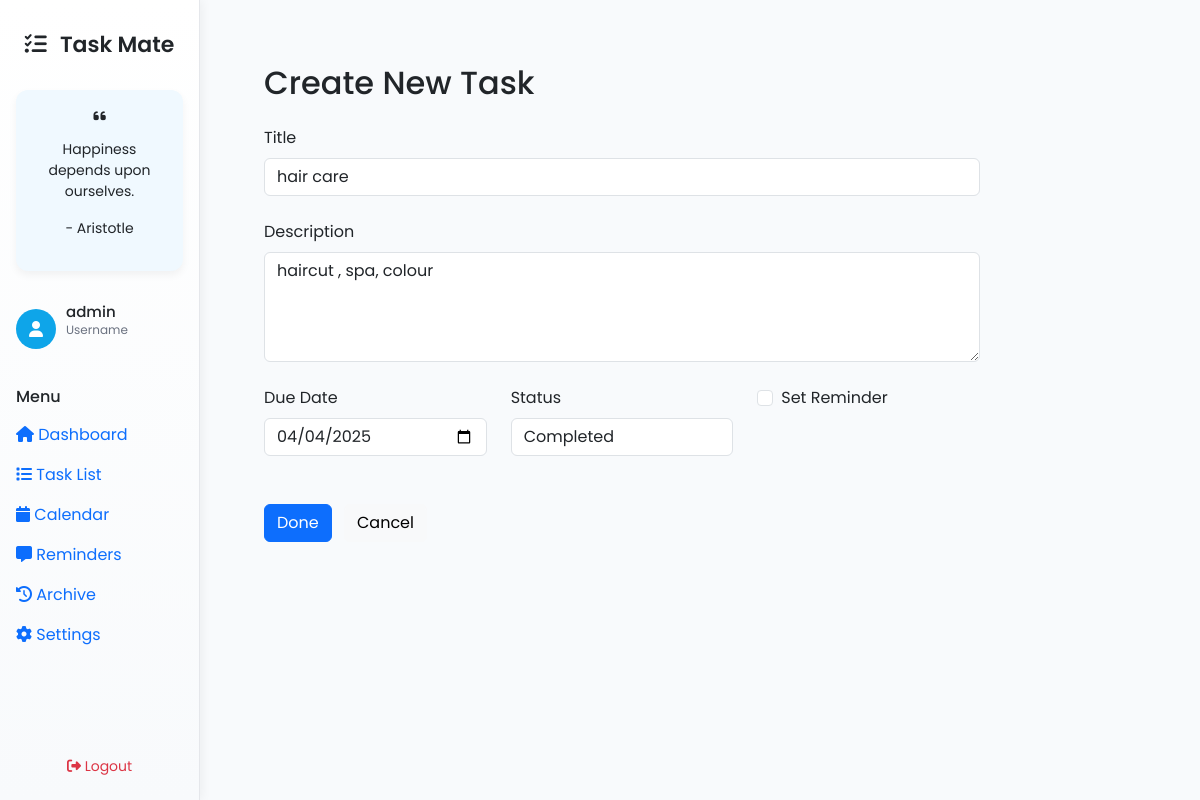
Screenshot of /edit-task/22/ (signed in) with the database file from the repository.
### home/models.py (models this page shows, shortened)
class Task(models.Model):
    user = models.ForeignKey(User, on_delete=models.CASCADE, null=True, blank=True)
    title = models.CharField(max_length=255)
    description = models.TextField(blank=True, null=True)
    due_date = models.DateField(default=now)
    created_at = models.DateTimeField(auto_now_add=True)
    status = models.CharField(max_length=20, choices=STATUS_CHOICES, default='pending')
    reminder = models.BooleanField(default=False)
    is_archived = models.BooleanField(default=False)  # New field to archive tasks

### home/views.py (the view)
# urls.py: path("edit-task/<int:task_id>/", views.edit_task, name="edit_task"),
@login_required
def edit_task(request, task_id):
    task = get_object_or_404(Task, id=task_id)
    if request.method == "POST":
        form = TaskForm(request.POST, instance=task)
        if form.is_valid():
            form.save()
            return redirect('task_list')  # Redirect back to the list after saving
    else:
        form = TaskForm(instance=task)
    return render(request, 'create_task.html', {'form': form})

### home/forms.py
class TaskForm(forms.ModelForm):
    class Meta:
        model = Task
        fields = [
            'title',          # Task title
            'description',    # Task description
            'due_date',       # Due date for the task
            'status',         # Status of the task (e.g., Pending, Completed)
            'reminder',       # Field for setting a reminder
        ]
        widgets = {
            'title': forms.TextInput(attrs={'class': 'form-control', 'placeholder': 'Enter task title'}),
            'description': forms.Textarea(attrs={'class': 'form-control', 'rows': 4, 'placeholder': 'Enter task description'}),
            'due_date': forms.DateInput(attrs={'type': 'date', 'class': 'form-control'}),
            'status': forms.Select(attrs={'class': 'form-control'}),
            'reminder': forms.CheckboxInput(attrs={'class': 'form-check-input'}),
        }

### home/templatetags/custom_filters.py (called while the page is built)
@register.filter(name='addclass')
def addclass(field, css):
    return field.as_widget(attrs={'class': css})

### templates/create_task.html (shortened to what this page needs)
{% extends "base.html" %}
{% load custom_filters %}
{% block content %}
<div class="col-md-9 col-lg-10">
    <div class="content-wrapper">
        <h2 class="mb-4">Create New Task</h2>
        <div class="form-container" style="max-width: 800px;">
            <form method="post" class="needs-validation" novalidate>
                <div class="mb-4">
                    <label for="{{ form.title.id_for_label }}" class="form-label">Title</label>
                    {{ form.title|addclass:"form-control" }}
                </div>
                <div class="mb-4">
                    <label for="{{ form.description.id_for_label }}" class="form-label">Description</label>
                    {{ form.description|addclass:"form-control" }}
                </div>
                <div class="row">
                    <div class="col-md-4 mb-4">
                        <label for="{{ form.due_date.id_for_label }}" class="form-label">Due Date</label>
                        {{ form.due_date|addclass:"form-control" }}
                    </div>
                    <div class="col-md-4 mb-4">
                        <label for="{{ form.status.id_for_label }}" class="form-label">Status</label>
                        {{ form.status|addclass:"form-control" }}
                    </div>
                    <div class="col-md-4 mb-4">
                        <div class="form-check">
                            {{ form.reminder|addclass:"form-check-input" }}
                            <label for="{{ form.reminder.id_for_label }}" class="form-check-label">Set Reminder</label>
                        </div>
                    </div>
                <div class="mt-4">
                    <button type="submit" class="btn btn-primary me-2">Done</button>
                    <a href="{% url 'task_list' %}" class="btn btn-light">Cancel</a>
                </div>
            </form>
        </div>
    </div>
</div>
{% endblock %}

### templates/base.html (shortened to what this page needs)
<!DOCTYPE html>
<html lang="en">
<head>
    <link href="https://cdn.jsdelivr.net/npm/bootstrap@5.3.0/dist/css/bootstrap.min.css" rel="stylesheet">
    <link rel="stylesheet" href="https://cdnjs.cloudflare.com/ajax/libs/font-awesome/6.4.0/css/all.min.css">
    <link href="https://cdn.jsdelivr.net/npm/fullcalendar@5.11.3/main.min.css" rel="stylesheet">
</head>
<body>
    <div class="container-fluid">
        <div class="row">
            <div class="col-md-3 col-lg-2 px-0 sidebar">
                <div class="d-flex flex-column h-100">
                    <div class="p-3 text-center">
                        <h3 class="font-bold text-gray-800">
                            <i class="fas fa-tasks me-2 text-blue-500"></i>
                            Task Mate
                        </h3>
                    </div>
                    <div class="quote-section">
                        <i class="fas fa-quote-left text-blue-500 mb-2"></i>
                        <p id="quote" class="text-sm font-medium text-gray-700 mt-2 leading-relaxed">
                        </p>
                        <p id="quoteAuthor" class="text-xs font-normal text-gray-500 mt-3 italic">
                        </p>
                    </div>
                    <div class="username-section">
                        <div class="username-icon">
                            <i class="fas fa-user"></i>
                        </div>
                        <div>
                            <h5 id="username" class="text-sm font-semibold text-gray-700 mb-0">
                                {{ request.user.username }}
                            </h5>
                            <p class="text-xs text-gray-500">Username</p>
                        </div>
                    </div>
                    <nav class="py-2">
                        <h6 class="px-3 text-xs text-gray-500 uppercase">Menu</h6>
                        <div class="nav flex-column mt-2">
                            <a href="{% url 'dashboard' %}" class="menu-item nav-link {% block dashboard_active %}{% endblock %}">
                                <i class="fas fa-home"></i>
                                Dashboard
                            </a>
                            <a href="{% url 'task_list' %}" class="menu-item nav-link {% block task_list_active %}{% endblock %}">
                                <i class="fas fa-list"></i>
                                Task List
                            </a>
                            <a href="{% url 'calendar' %}" class="menu-item nav-link {% block calendar_active %}{% endblock %}">
                                <i class="fas fa-calendar"></i>
                                Calendar
                            </a>
                            <a href="#" class="menu-item nav-link">
                                <i class="fas fa-message"></i>
                                Reminders
                            </a>
                            <a href="{% url 'archive' %}" class="menu-item nav-link">
                                <i class="fas fa-history"></i>
                                Archive
                            </a>
                            <a href="{% url 'settings' %}" class="menu-item nav-link">
                                <i class="fas fa-cog"></i>
                                Settings
                            </a>
                        </div>
                    </nav>
                    <div class="p-3 mt-auto">
                        <form method="post" action="{% url 'logout' %}">
                            <button type="submit" class="logout-btn btn text-danger flex items-center gap-2 justify-center">
                                <i class="fas fa-sign-out-alt"></i>
                                Logout
                            </button>
                        </form>
                    </div>
                </div>
            </div>
        <div class="col-md-9 col-lg-10 content-wrapper">
                    {% block content %}{% endblock %}
                </div>
            </div>
        </div>
</body>
</html>

### templates/base.html (style rules this page uses)
body { font-family: 'Poppins', sans-serif; background-color: #f8fafc; }
.sidebar { height: 100vh; border-right: 1px solid #e5e7eb; background: linear-gradient(180deg, #ffffff 0%, #f8fafc 100%); box-shadow: 2px 0 10px rgba(0,0,0,0.05); overflow-y: auto; padding-top: 1rem; }
.sidebar h3 { font-size: 22px; font-weight: 600; }
.quote-section { background-color: #f0f9ff; border-radius: 12px; padding: 1rem; box-shadow: 0 4px 8px rgba(0, 0, 0, 0.05); margin: 0.5rem 1rem 1rem; text-align: center; font-size: 14px; }
.username-section { padding: 1rem; display: flex; align-items: center; gap: 10px; margin-bottom: 0.5rem; }
.username-icon { width: 40px; height: 40px; background-color: #0ea5e9; color: white; border-radius: 50%; display: flex; align-items: center; justify-content: center; }
.username-section h5 { font-size: 15px; font-weight: 500; }
.username-section p { font-size: 12px; color: #6b7280; }
.logout-btn { transition: all 0.3s ease; width: 100%; font-size: 14px; }
.content-wrapper { padding: 2rem; }

### rows the page displays
Task: title "hair care", description "haircut , spa, colour", due_date "04/04/2025", status "Completed"

### other values shown
{{ request.user.username }} "admin"
